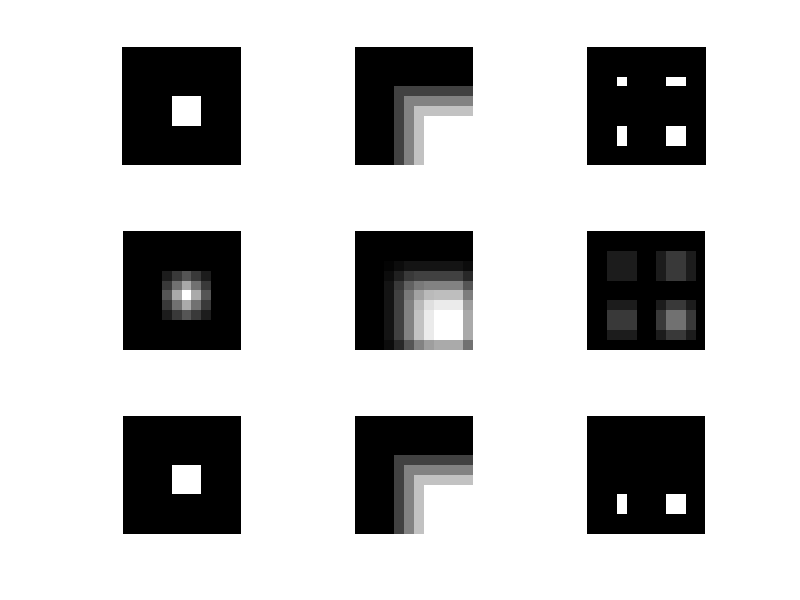

This figure's MATLAB source:
clear all;
close all;
clc;

% Extend to 2D
extend = @(xs) min(repmat(xs, length(xs), 1), ...
                   repmat(xs.', 1, length(xs)));

% Generating
X = 0:11;
Y1 = zeros(size(X));
Y1(6:8) = 4;
Y1 = extend(Y1);

Y2 = zeros(size(X));
Y2(4:8) = 0:4;
Y2(9:end) = 4;
Y2 = extend(Y2);

Y3 = zeros(size(X));
Y3(4) = 4;
Y3(9:10) = 4;
Y3 = extend(Y3);

% Average
w = fspecial('average', [3 3]);
avg1 = imfilter(Y1,w);
avg2 = imfilter(Y2,w);
avg3 = imfilter(Y3,w);

% Median
med1 = medfilt1(Y1);
med2 = medfilt1(Y2);
med3 = medfilt1(Y3);

% Plotting
YS = {Y1, Y2, Y3, avg1, avg2, avg3, med1, med2, med3};

for i = 1:9;
    subplot(3, 3, i);
    imshow(YS{i}, [0 4]);
    axis equal;
end